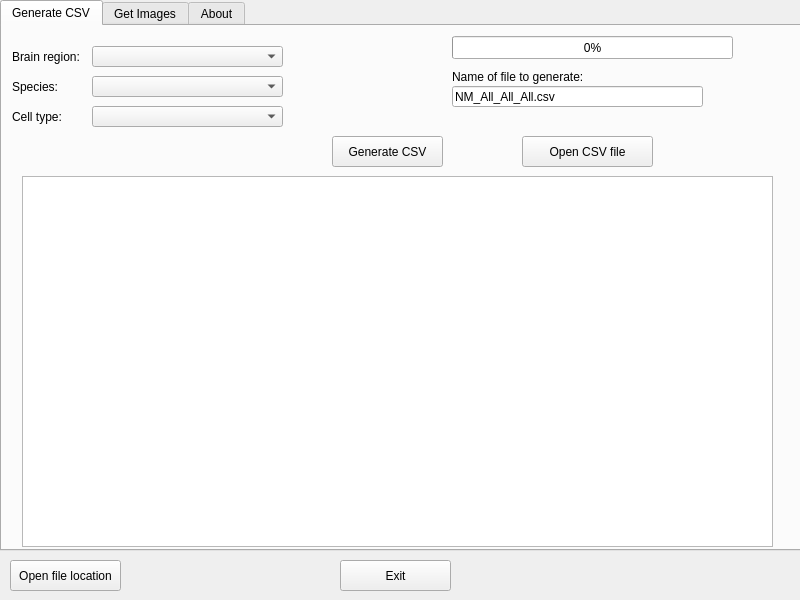
<?xml version="1.0" encoding="UTF-8"?>
<ui version="4.0">
 <class>MainWindow</class>
 <widget class="QMainWindow" name="MainWindow">
  <property name="geometry">
   <rect>
    <x>0</x>
    <y>0</y>
    <width>800</width>
    <height>600</height>
   </rect>
  </property>
  <property name="windowTitle">
   <string>NeuroMorpho Access Tool</string>
  </property>
  <property name="locale">
   <locale language="English" country="UnitedStates"/>
  </property>
  <widget class="QWidget" name="centralwidget">
   <widget class="QTabWidget" name="tabWidget">
    <property name="geometry">
     <rect>
      <x>0</x>
      <y>0</y>
      <width>801</width>
      <height>551</height>
     </rect>
    </property>
    <property name="currentIndex">
     <number>0</number>
    </property>
    <widget class="QWidget" name="tab_acquire">
     <attribute name="title">
      <string>Generate CSV</string>
     </attribute>
     <widget class="QComboBox" name="brain_region_menu">
      <property name="geometry">
       <rect>
        <x>90</x>
        <y>20</y>
        <width>191</width>
        <height>21</height>
       </rect>
      </property>
     </widget>
     <widget class="QComboBox" name="species_choice_menu">
      <property name="geometry">
       <rect>
        <x>90</x>
        <y>50</y>
        <width>191</width>
        <height>21</height>
       </rect>
      </property>
     </widget>
     <widget class="QComboBox" name="cell_type_choice_menu">
      <property name="geometry">
       <rect>
        <x>90</x>
        <y>80</y>
        <width>191</width>
        <height>21</height>
       </rect>
      </property>
     </widget>
     <widget class="QLabel" name="brain_region_menu_label">
      <property name="geometry">
       <rect>
        <x>10</x>
        <y>20</y>
        <width>81</width>
        <height>21</height>
       </rect>
      </property>
      <property name="text">
       <string>Brain region:</string>
      </property>
     </widget>
     <widget class="QLabel" name="species_choice_menu_label">
      <property name="geometry">
       <rect>
        <x>10</x>
        <y>50</y>
        <width>81</width>
        <height>21</height>
       </rect>
      </property>
      <property name="text">
       <string>Species:</string>
      </property>
     </widget>
     <widget class="QLabel" name="cell_type_choice_menu_label">
      <property name="geometry">
       <rect>
        <x>10</x>
        <y>80</y>
        <width>81</width>
        <height>21</height>
       </rect>
      </property>
      <property name="text">
       <string>Cell type:</string>
      </property>
     </widget>
     <widget class="QProgressBar" name="acq_progressbar">
      <property name="geometry">
       <rect>
        <x>450</x>
        <y>10</y>
        <width>281</width>
        <height>23</height>
       </rect>
      </property>
      <property name="value">
       <number>0</number>
      </property>
     </widget>
     <widget class="QTextBrowser" name="acq_textbox">
      <property name="geometry">
       <rect>
        <x>20</x>
        <y>150</y>
        <width>751</width>
        <height>371</height>
       </rect>
      </property>
      <property name="openLinks">
       <bool>false</bool>
      </property>
     </widget>
     <widget class="QPushButton" name="acq_button">
      <property name="geometry">
       <rect>
        <x>330</x>
        <y>110</y>
        <width>111</width>
        <height>31</height>
       </rect>
      </property>
      <property name="text">
       <string>Generate CSV</string>
      </property>
     </widget>
     <widget class="QLineEdit" name="acq_entry">
      <property name="geometry">
       <rect>
        <x>450</x>
        <y>60</y>
        <width>251</width>
        <height>21</height>
       </rect>
      </property>
      <property name="text">
       <string>NM_All_All_All.csv</string>
      </property>
     </widget>
     <widget class="QLabel" name="acq_entry_label">
      <property name="geometry">
       <rect>
        <x>450</x>
        <y>40</y>
        <width>251</width>
        <height>21</height>
       </rect>
      </property>
      <property name="accessibleDescription">
       <string/>
      </property>
      <property name="text">
       <string>Name of file to generate:</string>
      </property>
     </widget>
     <widget class="QPushButton" name="open_csv_file_button">
      <property name="geometry">
       <rect>
        <x>520</x>
        <y>110</y>
        <width>131</width>
        <height>31</height>
       </rect>
      </property>
      <property name="text">
       <string>Open CSV file</string>
      </property>
     </widget>
    </widget>
    <widget class="QWidget" name="tab_image">
     <attribute name="title">
      <string>Get Images</string>
     </attribute>
     <widget class="QTextBrowser" name="img_textbox">
      <property name="geometry">
       <rect>
        <x>20</x>
        <y>150</y>
        <width>751</width>
        <height>371</height>
       </rect>
      </property>
      <property name="openLinks">
       <bool>false</bool>
      </property>
     </widget>
     <widget class="QProgressBar" name="img_progressbar">
      <property name="geometry">
       <rect>
        <x>450</x>
        <y>10</y>
        <width>281</width>
        <height>23</height>
       </rect>
      </property>
      <property name="value">
       <number>0</number>
      </property>
     </widget>
     <widget class="QPushButton" name="img_button">
      <property name="geometry">
       <rect>
        <x>330</x>
        <y>110</y>
        <width>111</width>
        <height>31</height>
       </rect>
      </property>
      <property name="text">
       <string>Download Images</string>
      </property>
     </widget>
     <widget class="QLabel" name="img_csv_choice_list_label">
      <property name="geometry">
       <rect>
        <x>20</x>
        <y>10</y>
        <width>81</width>
        <height>21</height>
       </rect>
      </property>
      <property name="text">
       <string>CSV File:</string>
      </property>
     </widget>
     <widget class="QLineEdit" name="img_csv_choice_list">
      <property name="geometry">
       <rect>
        <x>90</x>
        <y>10</y>
        <width>291</width>
        <height>21</height>
       </rect>
      </property>
      <property name="text">
       <string/>
      </property>
     </widget>
     <widget class="QPushButton" name="img_open_csv_file_button">
      <property name="geometry">
       <rect>
        <x>280</x>
        <y>50</y>
        <width>101</width>
        <height>21</height>
       </rect>
      </property>
      <property name="text">
       <string>Open CSV files</string>
      </property>
     </widget>
     <widget class="QPushButton" name="open_images_directory_button">
      <property name="geometry">
       <rect>
        <x>520</x>
        <y>110</y>
        <width>131</width>
        <height>31</height>
       </rect>
      </property>
      <property name="text">
       <string>Open Images Directory</string>
      </property>
     </widget>
    </widget>
    <widget class="QWidget" name="tab_about">
     <attribute name="title">
      <string>About</string>
     </attribute>
     <widget class="QTextBrowser" name="about_label">
      <property name="geometry">
       <rect>
        <x>20</x>
        <y>150</y>
        <width>751</width>
        <height>371</height>
       </rect>
      </property>
      <property name="openLinks">
       <bool>false</bool>
      </property>
     </widget>
    </widget>
   </widget>
   <widget class="QPushButton" name="exit_button">
    <property name="geometry">
     <rect>
      <x>340</x>
      <y>560</y>
      <width>111</width>
      <height>31</height>
     </rect>
    </property>
    <property name="text">
     <string>Exit</string>
    </property>
   </widget>
   <widget class="QPushButton" name="open_file_location_button">
    <property name="geometry">
     <rect>
      <x>10</x>
      <y>560</y>
      <width>111</width>
      <height>31</height>
     </rect>
    </property>
    <property name="text">
     <string>Open file location</string>
    </property>
   </widget>
  </widget>
 </widget>
 <resources/>
 <connections/>
</ui>
